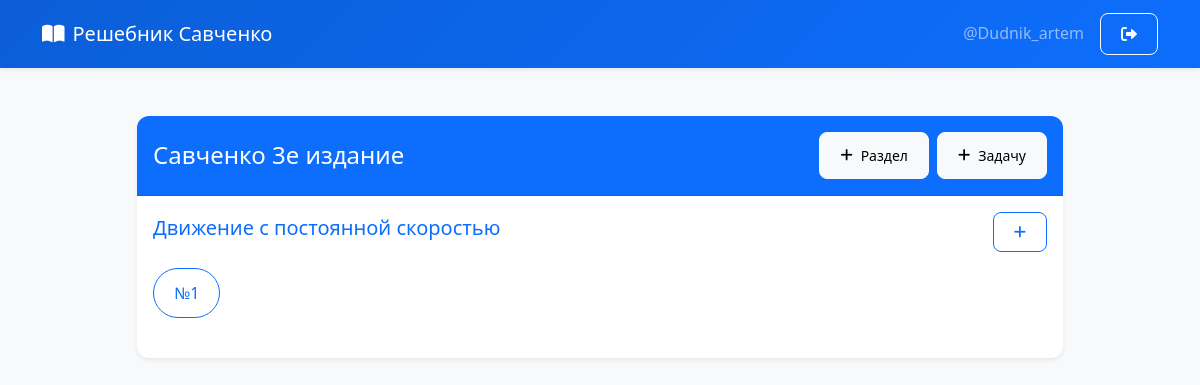
The page / (signed in) on the database its author committed.
### database.py (models this page shows)
class User(Base):
    __tablename__ = "users"
    id = Column(Integer, primary_key=True)
    username = Column(String(50), unique=True, nullable=False)
    password_hash = Column(String(128), nullable=False)
    solutions = relationship("Solution", back_populates="author")

class Problem(Base):
    __tablename__ = "problems"
    id = Column(Integer, primary_key=True)
    grade = Column(String(10), nullable=False)
    chapter = Column(String(100), nullable=False)
    number = Column(String(20), nullable=False)
    solutions = relationship("Solution", back_populates="problem")

### main.py (the view)
@app.get("/", response_class=HTMLResponse)
async def index(request: Request, db: DBSession = Depends(get_db)):
    user = await get_current_user(request, db)
    problems = db.query(Problem).order_by(Problem.grade, Problem.chapter, Problem.number).all()
    problem_map = {}
    for p in problems:
        if p.grade not in problem_map:
            problem_map[p.grade] = {}
        if p.chapter not in problem_map[p.grade]:
            problem_map[p.grade][p.chapter] = []
        problem_map[p.grade][p.chapter].append(p.number)
    return templates.TemplateResponse("index.html", {
        "request": request,
        "problems": problem_map,
        "user": user
    })

### templates/index.html (shortened to what this page needs)
{% extends "base.html" %}
{% block content %}
<div class="row">
    <div class="col-lg-10 mx-auto">
        {% if problems %}
            {% for grade, chapters in problems.items() %}
            <div class="card shadow-sm mb-4">
                <div class="card-header bg-primary text-white d-flex justify-content-between align-items-center py-3">
                    <h4 class="mb-0">{{ grade }} </h4>
                    {% if user %}
                    <div class="d-flex gap-2">
                        <a href="/add-problem?grade={{ grade }}"
                           class="btn btn-light btn-sm"
                           title="Добавить новый раздел">
                            <i class="fas fa-plus"></i> Раздел
                        </a>
                        <a href="/add-problem?grade={{ grade }}"
                           class="btn btn-light btn-sm"
                           title="Добавить задачу">
                            <i class="fas fa-plus"></i> Задачу
                        </a>
                    </div>
                    {% endif %}
                </div>
                <div class="card-body">
                    {% for chapter, numbers in chapters.items() %}
                    <div class="mb-4">
                        <div class="d-flex justify-content-between align-items-center mb-3">
                            <h5 class="text-primary">{{ chapter }}</h5>
                            {% if user %}
                            <a href="/add-problem?grade={{ grade }}&chapter={{ chapter|urlencode }}"
                               class="btn btn-outline-primary btn-sm">
                                <i class="fas fa-plus"></i>
                            </a>
                            {% endif %}
                        </div>
                        <div class="d-flex flex-wrap gap-2">
                            {% for number in numbers|sort %}
                            <a href="/problem/{{ grade }}-{{ chapter|replace(' ', '_') }}-{{ number }}"
                               class="btn btn-outline-primary rounded-pill">
                                №{{ number }}
                            </a>
                            {% endfor %}
                        </div>
                    </div>
                    {% endfor %}
                </div>
            </div>
            {% endfor %}
        {% endif %}
    </div>
</div>
{% endblock %}

### templates/base.html (shortened to what this page needs)
<!DOCTYPE html>
<html lang="ru">
<head>
    <link href="https://cdn.jsdelivr.net/npm/bootstrap@5.1.3/dist/css/bootstrap.min.css" rel="stylesheet">
    <link rel="stylesheet" href="/static/css/style.css">
    <link rel="stylesheet" href="https://cdnjs.cloudflare.com/ajax/libs/font-awesome/6.0.0/css/all.min.css">
</head>
<body>
    <nav class="navbar navbar-expand-lg navbar-dark bg-primary shadow-sm">
        <div class="container">
            <a class="navbar-brand" href="/">
                <i class="fas fa-book-open me-2"></i>Решебник Савченко
            </a>
            <div class="navbar-nav ms-auto">
                {% if user %}
                <div class="d-flex align-items-center gap-3">
                    <span class="navbar-text">@{{ user.username }}</span>
                    <a href="/logout" class="btn btn-outline-light">
                        <i class="fas fa-sign-out-alt"></i>
                    </a>
                </div>
                {% endif %}
            </div>
        </div>
    </nav>
    <main class="container my-5">
        {% block content %}{% endblock %}
    </main>
</body>
</html>

### static/css/style.css (style rules this page uses)
:root { --primary-color: #0d6efd; --secondary-color: #6c757d; --success-color: #198754; --danger-color: #dc3545; --light-color: #f8f9fa; --dark-color: #212529; }
body { background-color: var(--light-color); font-family: 'Segoe UI', system-ui, -apple-system, sans-serif; line-height: 1.6; color: var(--dark-color); }
.navbar { box-shadow: 0 2px 10px rgba(0,0,0,0.1); padding: 0.8rem 1rem; background: linear-gradient(135deg, #0b5ed7, #0d6efd); }
.card { border: none; border-radius: 12px; overflow: hidden; transition: transform 0.3s ease, box-shadow 0.3s ease; }
.btn { border-radius: 8px; padding: 0.75rem 1.25rem; transition: all 0.2s ease; display: inline-flex; align-items: center; gap: 0.5rem; }

### rows shown on the page
User: username "Dudnik_artem"
Problem: grade "Савченко 3е издание", chapter "Движение с постоянной скоростью", numbers "1"
